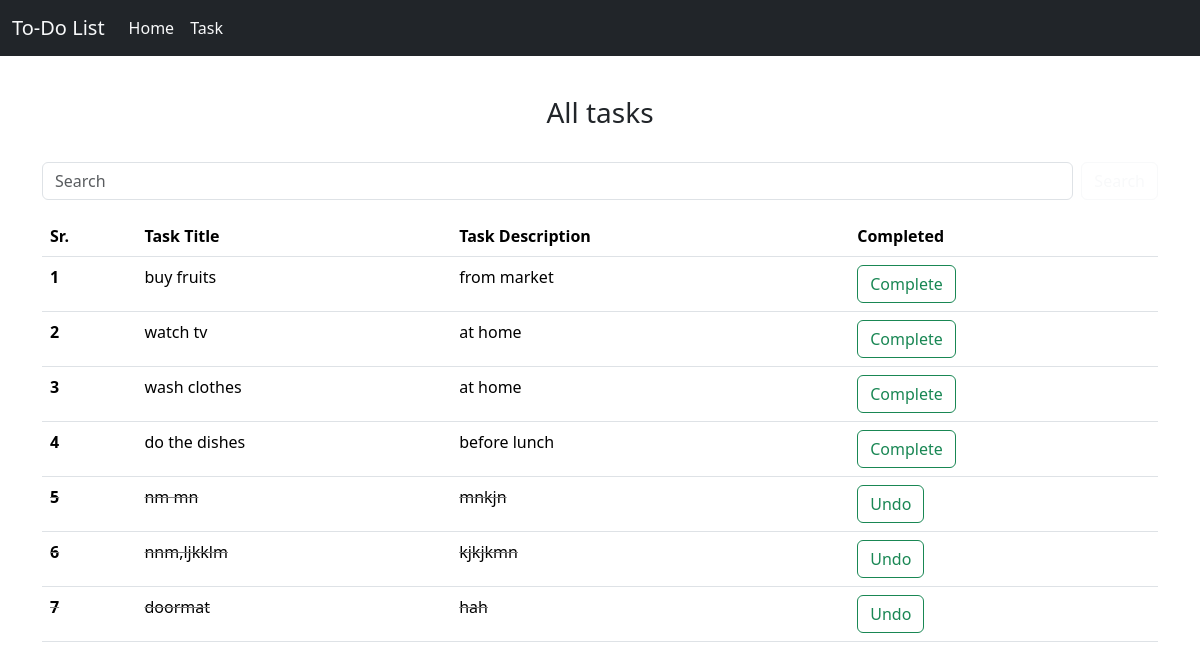
Page /task/ on the committed database.
### home/models.py (models this page shows, shortened)
class Task(models.Model):
    taskTitle = models.CharField(max_length=30)
    taskDesc = models.TextField()
    time = models.DateTimeField(auto_now_add=True)
    completed = models.BooleanField(default=False)

### home/views.py (the view)
# urls.py: path('task/', views.task, name='tasks'),
def task(request):
    search_query = request.GET.get('search', '')
    if search_query:
        allTasks = Task.objects.filter(taskTitle__icontains=search_query)
    else:
        allTasks = Task.objects.all()
    context = {'tasks': allTasks}
    return render(request, 'task.html', context)

### templates/task.html (shortened to what this page needs)
<!doctype html>
<html lang="en">
  <head>
    <link href="https://cdn.jsdelivr.net/npm/bootstrap@5.3.3/dist/css/bootstrap.min.css" rel="stylesheet">
  </head>
  <body>
    <nav class="navbar navbar-expand-lg bg-dark">
      <div class="container-fluid">
        <a class="navbar-brand text-light" href="/">To-Do List</a>
        <div class="collapse navbar-collapse" id="navbarSupportedContent">
          <ul class="navbar-nav me-auto mb-2 mb-lg-0">
            <li class="nav-item">
              <a class="nav-link active text-light" aria-current="page" href="/">Home</a>
            </li>
            <li class="nav-item">
              <a class="nav-link text-light" href="/task/">Task</a>
            </li>
          </ul>
        </div>
      </div>
    </nav>
    <div class="container my-3">
      <h3 class="text-center py-4">All tasks</h3>
      <form class="d-flex" role="search" method="GET" action="{% url 'tasks' %}">
        <input class="form-control me-2" type="search" name="search" placeholder="Search" aria-label="Search">
        <button class="btn btn-outline-light" type="submit">Search</button>
      </form>
      <table class="table mt-3" id="tasks-table">
        <thead>
            <tr>
                <th scope="col">Sr.</th>
                <th scope="col">Task Title</th>
                <th scope="col">Task Description</th>
                <th scope="col">Completed</th>
            </tr>
        </thead>
        <tbody id="tasks-body">
            {% for task in tasks %}
            <tr {% if task.completed %}style="text-decoration: line-through; color: gray;"{% endif %}>
                <th scope="row">{{ forloop.counter }}</th>
                <td>{{ task.taskTitle }}</td>
                <td>{{ task.taskDesc }}</td>
                <td>
                    <form method="POST" action="{% url 'toggle_task_completion' task.id %}">
                        <button type="submit" class="btn btn-outline-success">
                            {% if task.completed %} Undo {% else %} Complete {% endif %}
                        </button>
                    </form>
                </td>
            </tr>
            {% endfor %}
        </tbody>
    </table>
    </div>
  </body>
</html>

### rows in the picture
Task: taskTitle "buy fruits", taskDesc "from market", completed "Complete"
Task: taskTitle "watch tv", taskDesc "at home", completed "Complete"
Task: taskTitle "wash clothes", taskDesc "at home", completed "Complete"
Task: taskTitle "do the dishes", taskDesc "before lunch", completed "Complete"
Task: taskTitle "nm mn", taskDesc "mnkjn", completed "Undo"
Task: taskTitle "nnm,ljkklm", taskDesc "kjkjkmn", completed "Undo"
Task: taskTitle "doormat", taskDesc "hah", completed "Undo"
